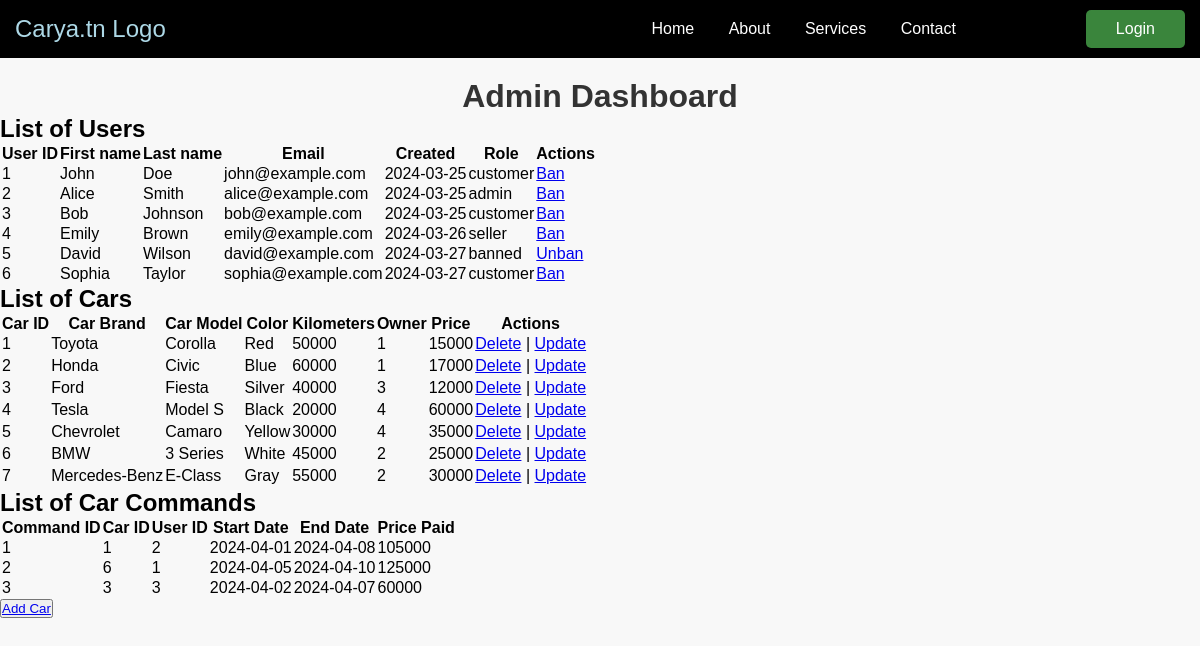
Screenshot of /PHP/admin_dashboard/index.php with the database file from the repository.
### tables this page shows
CREATE TABLE users (
    id INT AUTO_INCREMENT PRIMARY KEY,
    firstName VARCHAR(30),
    lastName VARCHAR(30),
    password CHAR(255),
    email VARCHAR(50),
    creation_date DATE,
    role VARCHAR(30)
);

CREATE TABLE cars (
    id INT AUTO_INCREMENT PRIMARY KEY,
    brand VARCHAR(50),
    model VARCHAR(50),
    color VARCHAR(20),
    image CHAR(255),
    km INT,
    price DECIMAL,
    owner_id INT,
    availability BOOLEAN
);

CREATE TABLE command (
    command_id INT AUTO_INCREMENT PRIMARY KEY,
    car_id INT,
    user_id INT,
    rental_date DATE,
    start_date DATE,
    end_date DATE,
    rental_period INT
);

### PHP/admin_dashboard/index.php (the view, shortened to what this page needs)
<?php
    include '../../HTML/navbar.php';
?>
<?php
    include('../connect.php');
?>
<!DOCTYPE html>
<html lang="en">
<head>
    <link rel="stylesheet" href="http://localhost/Mini-PHP-Project/CSS/style.css">
</head>
<body>
    <h1>Admin Dashboard</h1>
    <section>
        <h2>List of Users</h2>
        <table>
            <thead>
                <tr>
                    <th>User ID</th>
                    <th>First name</th>
                    <th>Last name</th>
                    <th>Email</th>
                    <th>Created</th>
                    <th>Role</th>
                    <th>Actions</th>
                </tr>
            </thead>
            <tbody>
                <?php
                $sql = "SELECT * FROM users";
                $users = mysqli_query($conn, $sql);
                foreach ($users as $user) {
                    echo "<tr>";
                    echo "<td>{$user['id']}</td>";
                    echo "<td>{$user['firstName']}</td>";
                    echo "<td>{$user['lastName']}</td>";
                    echo "<td>{$user['email']}</td>";
                    echo "<td>{$user['creation_date']}</td>";
                    echo "<td>{$user['role']}</td>";
                    if ($user['role'] == 'banned') {
                        echo "<td><a href=\"unban_user.php?id={$user['id']}\">Unban</a></td>";
                    }
                    else {
                        echo "<td><a href=\"ban_user.php?id={$user['id']}\">Ban</a></td>";
                    }
                    echo "</tr>";
                }
                ?>
            </tbody>
        </table>
    </section>
    <section>
        <h2>List of Cars</h2>
        <table>
            <thead>
                <tr>
                    <th>Car ID</th>
                    <th>Car Brand</th>
                    <th>Car Model</th>
                    <th>Color</th>
                    <th>Kilometers</th>
                    <th>Owner</th>
                    <th>Price</th>
                    <th>Actions</th>
                </tr>
            </thead>
            <tbody>
                <?php
                $sql = "SELECT * FROM cars";
                $cars = mysqli_query($conn, $sql);
                foreach ($cars as $car) {
                    echo "<tr onclick=\"toggleCarImage({$car['id']})\">";
                    echo "<td>{$car['id']}</td>";
                    echo "<td>{$car['brand']}</td>";
                    echo "<td>{$car['model']}</td>";
                    echo "<td>{$car['color']}</td>";
                    echo "<td>{$car['km']}</td>";
                    echo "<td>{$car['owner_id']}</td>";
                    echo "<td>{$car['price']}</td>";
                    echo "<td><a href=\"delete_car.php?id={$car['id']}\">Delete</a> | <a href=\"update_car.php?id={$car['id']}\">Update</a></td>";
                    echo "</tr>";
                }
                ?>
            </tbody>
        </table>
    </section>
<section>
    <h2>List of Car Commands</h2>
    <table>
        <thead>
            <tr>
                <th>Command ID</th>
                <th>Car ID</th>
                <th>User ID</th>
                <th>Start Date</th>
                <th>End Date</th>
                <th>Price Paid</th>
            </tr>
        </thead>
        <tbody>
            <?php
            $sql = "SELECT * FROM command";
            $car_commands = mysqli_query($conn, $sql);
            foreach ($car_commands as $command) {
                $start_date = $command['start_date'];
                $duration = $command['rental_period'];
                $end_date = date('Y-m-d', strtotime($start_date . ' + ' . $duration . ' days'));
                $sql = "SELECT * FROM cars WHERE id={$command['car_id']}";
                $car = mysqli_query($conn, $sql);
                $car = mysqli_fetch_assoc($car);
                $price = $car['price'];
                echo "<tr>";
                echo "<td>{$command['command_id']}</td>";
                echo "<td>{$command['car_id']}</td>";
                echo "<td>{$command['user_id']}</td>";
                echo "<td>{$start_date}</td>";
                echo "<td>{$end_date}</td>";
                $price_paid = $price * $duration;
                echo "<td>{$price_paid}</td>";
                echo "</tr>";
            }
            ?>
        </tbody>
    </table>
</section>
    <button><a href="http://localhost/Mini-PHP-Project/PHP/add_car.php">Add Car</a></button>
</body>
</html>

### CSS/style.css (style rules this page uses)
body { font-family: Roboto, sans-serif; margin: 0; padding: 0; background-color: rgba(245, 245, 245, 0.649); }
h1 { text-align: center; color: #333; margin-top: 20px; }
* { margin: 0; padding: 0; box-sizing: border-box; font-family: 'poppins',sans-serif; }

### rows the page displays
users: id "1", firstName "John", lastName "Doe", email "john@example.com", creation_date "2024-03-25", role "customer"
users: id "2", firstName "Alice", lastName "Smith", email "alice@example.com", creation_date "2024-03-25", role "admin"
users: id "3", firstName "Bob", lastName "Johnson", email "bob@example.com", creation_date "2024-03-25", role "customer"
users: id "4", firstName "Emily", lastName "Brown", email "emily@example.com", creation_date "2024-03-26", role "seller"
users: id "5", firstName "David", lastName "Wilson", email "david@example.com", creation_date "2024-03-27", role "banned"
users: id "6", firstName "Sophia", lastName "Taylor", email "sophia@example.com", creation_date "2024-03-27", role "customer"
cars: id "1", brand "Toyota", model "Corolla", color "Red", km "50000", owner "1", price "15000"
cars: id "2", brand "Honda", model "Civic", color "Blue", km "60000", owner "1", price "17000"
cars: id "3", brand "Ford", model "Fiesta", color "Silver", km "40000", owner "3", price "12000"
cars: id "4", brand "Tesla", model "Model S", color "Black", km "20000", owner "4", price "60000"
cars: id "5", brand "Chevrolet", model "Camaro", color "Yellow", km "30000", owner "4", price "35000"
cars: id "6", brand "BMW", model "3 Series", color "White", km "45000", owner "2", price "25000"
cars: id "7", brand "Mercedes-Benz", model "E-Class", color "Gray", km "55000", owner "2", price "30000"
command: command_id "1", car "1", user "2", start_date "2024-04-01", end_date "2024-04-08", price_paid "105000"
command: command_id "2", car "6", user "1", start_date "2024-04-05", end_date "2024-04-10", price_paid "125000"
command: command_id "3", car "3", user "3", start_date "2024-04-02", end_date "2024-04-07", price_paid "60000"
